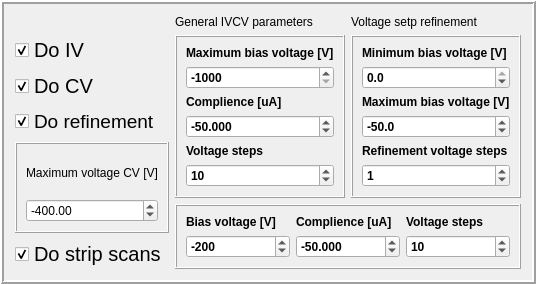
    <widget class="QFrame" name="DoIVCVframe">
     <property name="maximumSize">
      <size>
       <width>16777215</width>
       <height>16777215</height>
      </size>
     </property>
     <property name="autoFillBackground">
      <bool>false</bool>
     </property>
     <property name="styleSheet">
      <string notr="true"/>
     </property>
     <property name="frameShape">
      <enum>QFrame::Box</enum>
     </property>
     <property name="frameShadow">
      <enum>QFrame::Raised</enum>
     </property>
     <property name="lineWidth">
      <number>2</number>
     </property>
     <layout class="QGridLayout" name="gridLayout">
      <item row="0" column="1">
       <widget class="QLabel" name="general_settings_label">
        <property name="text">
         <string>General IVCV parameters</string>
        </property>
       </widget>
      </item>
      <item row="0" column="2">
       <widget class="QLabel" name="refinement_settings_label">
        <property name="text">
         <string>Voltage setp refinement</string>
        </property>
       </widget>
      </item>
      <item row="1" column="0">
       <widget class="QCheckBox" name="doIV_checkBox">
        <property name="enabled">
         <bool>true</bool>
        </property>
        <property name="font">
         <font>
          <pointsize>15</pointsize>
         </font>
        </property>
        <property name="text">
         <string>Do IV</string>
        </property>
        <property name="checked">
         <bool>true</bool>
        </property>
       </widget>
      </item>
      <item row="1" column="1" rowspan="4">
       <widget class="QFrame" name="IV_settings_settings">
        <property name="maximumSize">
         <size>
          <width>16777215</width>
          <height>16777215</height>
         </size>
        </property>
        <property name="font">
         <font>
          <weight>75</weight>
          <bold>true</bold>
          <underline>false</underline>
         </font>
        </property>
        <property name="styleSheet">
         <string notr="true"/>
        </property>
        <property name="frameShape">
         <enum>QFrame::Box</enum>
        </property>
        <property name="frameShadow">
         <enum>QFrame::Raised</enum>
        </property>
        <layout class="QVBoxLayout" name="verticalLayout_2">
         <item>
          <widget class="QLabel" name="max_voltage_label">
           <property name="text">
            <string>Maximum bias voltage [V]</string>
           </property>
          </widget>
         </item>
         <item>
          <widget class="QDoubleSpinBox" name="max_voltage">
           <property name="decimals">
            <number>0</number>
           </property>
           <property name="minimum">
            <double>-1000.000000000000000</double>
           </property>
           <property name="maximum">
            <double>0.000000000000000</double>
           </property>
           <property name="singleStep">
            <double>10.000000000000000</double>
           </property>
           <property name="value">
            <double>-1000.000000000000000</double>
           </property>
          </widget>
         </item>
         <item>
          <widget class="QLabel" name="complience_label">
           <property name="text">
            <string>Complience [uA]</string>
           </property>
          </widget>
         </item>
         <item>
          <widget class="QDoubleSpinBox" name="complience">
           <property name="decimals">
            <number>3</number>
           </property>
           <property name="minimum">
            <double>-1000.000000000000000</double>
           </property>
           <property name="maximum">
            <double>0.000000000000000</double>
           </property>
           <property name="singleStep">
            <double>0.100000000000000</double>
           </property>
           <property name="value">
            <double>-50.000000000000000</double>
           </property>
          </widget>
         </item>
         <item>
          <widget class="QLabel" name="voltages_steps_label">
           <property name="text">
            <string>Voltage steps</string>
           </property>
          </widget>
         </item>
         <item>
          <widget class="QDoubleSpinBox" name="voltage_steps">
           <property name="buttonSymbols">
            <enum>QAbstractSpinBox::UpDownArrows</enum>
           </property>
           <property name="decimals">
            <number>0</number>
           </property>
           <property name="maximum">
            <double>1000.000000000000000</double>
           </property>
           <property name="value">
            <double>10.000000000000000</double>
           </property>
          </widget>
         </item>
        </layout>
       </widget>
      </item>
      <item row="1" column="2" rowspan="4">
       <widget class="QFrame" name="Refinement_settings_label">
        <property name="maximumSize">
         <size>
          <width>16777215</width>
          <height>16777215</height>
         </size>
        </property>
        <property name="font">
         <font>
          <weight>75</weight>
          <bold>true</bold>
          <underline>false</underline>
         </font>
        </property>
        <property name="styleSheet">
         <string notr="true"/>
        </property>
        <property name="frameShape">
         <enum>QFrame::Box</enum>
        </property>
        <property name="frameShadow">
         <enum>QFrame::Raised</enum>
        </property>
        <layout class="QVBoxLayout" name="verticalLayout_3">
         <item>
          <widget class="QLabel" name="minimu_refinement_label">
           <property name="text">
            <string>Minimum bias voltage [V]</string>
           </property>
          </widget>
         </item>
         <item>
          <widget class="QDoubleSpinBox" name="min_refine_spin">
           <property name="decimals">
            <number>1</number>
           </property>
           <property name="minimum">
            <double>-1000.000000000000000</double>
           </property>
           <property name="maximum">
            <double>0.000000000000000</double>
           </property>
           <property name="singleStep">
            <double>10.000000000000000</double>
           </property>
           <property name="value">
            <double>0.000000000000000</double>
           </property>
          </widget>
         </item>
         <item>
          <widget class="QLabel" name="maximum_refinement_label">
           <property name="text">
            <string>Maximum bias voltage [V]</string>
           </property>
          </widget>
         </item>
         <item>
          <widget class="QDoubleSpinBox" name="max_refine_spin">
           <property name="decimals">
            <number>1</number>
           </property>
           <property name="minimum">
            <double>-1000.000000000000000</double>
           </property>
           <property name="maximum">
            <double>0.000000000000000</double>
           </property>
           <property name="singleStep">
            <double>10.000000000000000</double>
           </property>
           <property name="value">
            <double>-50.000000000000000</double>
           </property>
          </widget>
         </item>
         <item>
          <widget class="QLabel" name="voltages_steps_refine_label">
           <property name="text">
            <string>Refinement voltage steps</string>
           </property>
          </widget>
         </item>
         <item>
          <widget class="QDoubleSpinBox" name="refine_step_spin">
           <property name="buttonSymbols">
            <enum>QAbstractSpinBox::UpDownArrows</enum>
           </property>
           <property name="decimals">
            <number>0</number>
           </property>
           <property name="maximum">
            <double>1000.000000000000000</double>
           </property>
           <property name="value">
            <double>1.000000000000000</double>
           </property>
          </widget>
         </item>
        </layout>
       </widget>
      </item>
      <item row="2" column="0">
       <widget class="QCheckBox" name="doCV_checkBox">
        <property name="font">
         <font>
          <pointsize>15</pointsize>
         </font>
        </property>
        <property name="text">
         <string>Do CV</string>
        </property>
        <property name="checked">
         <bool>true</bool>
        </property>
       </widget>
      </item>
      <item row="3" column="0">
       <widget class="QCheckBox" name="doRef_checkBox">
        <property name="font">
         <font>
          <pointsize>14</pointsize>
         </font>
        </property>
        <property name="text">
         <string>Do refinement</string>
        </property>
        <property name="checked">
         <bool>true</bool>
        </property>
       </widget>
      </item>
      <item row="4" column="0" rowspan="2">
       <widget class="QFrame" name="frame">
        <property name="frameShape">
         <enum>QFrame::Box</enum>
        </property>
        <property name="frameShadow">
         <enum>QFrame::Raised</enum>
        </property>
        <layout class="QVBoxLayout" name="verticalLayout">
         <item>
          <widget class="QLabel" name="label">
           <property name="text">
            <string>Maximum voltage CV [V]</string>
           </property>
          </widget>
         </item>
         <item>
          <widget class="QDoubleSpinBox" name="max_voltage_CV">
           <property name="minimum">
            <double>-1000.000000000000000</double>
           </property>
           <property name="maximum">
            <double>0.000000000000000</double>
           </property>
           <property name="value">
            <double>-400.000000000000000</double>
           </property>
          </widget>
         </item>
        </layout>
       </widget>
      </item>
      <item row="5" column="1" rowspan="2" colspan="2">
       <widget class="QFrame" name="generalstripscan_label">
        <property name="maximumSize">
         <size>
          <width>16777215</width>
          <height>16777215</height>
         </size>
        </property>
        <property name="font">
         <font>
          <weight>75</weight>
          <bold>true</bold>
          <underline>false</underline>
         </font>
        </property>
        <property name="autoFillBackground">
         <bool>false</bool>
        </property>
        <property name="styleSheet">
         <string notr="true"/>
        </property>
        <property name="frameShape">
         <enum>QFrame::Box</enum>
        </property>
        <property name="frameShadow">
         <enum>QFrame::Raised</enum>
        </property>
        <layout class="QGridLayout" name="gridLayout_5">
         <item row="1" column="0">
          <widget class="QLabel" name="max_voltage_label_strip">
           <property name="text">
            <string>Bias voltage [V]</string>
           </property>
          </widget>
         </item>
         <item row="2" column="2">
          <widget class="QDoubleSpinBox" name="voltage_steps_strip">
           <property name="buttonSymbols">
            <enum>QAbstractSpinBox::UpDownArrows</enum>
           </property>
           <property name="decimals">
            <number>0</number>
           </property>
           <property name="maximum">
            <double>1000.000000000000000</double>
           </property>
           <property name="value">
            <double>10.000000000000000</double>
           </property>
          </widget>
         </item>
         <item row="2" column="0">
          <widget class="QDoubleSpinBox" name="max_voltage_strip">
           <property name="decimals">
            <number>0</number>
           </property>
           <property name="minimum">
            <double>-1000.000000000000000</double>
           </property>
           <property name="maximum">
            <double>0.000000000000000</double>
           </property>
           <property name="singleStep">
            <double>10.000000000000000</double>
           </property>
           <property name="value">
            <double>-200.000000000000000</double>
           </property>
          </widget>
         </item>
         <item row="1" column="2">
          <widget class="QLabel" name="voltages_steps_label_strip">
           <property name="text">
            <string>Voltage steps</string>
           </property>
          </widget>
         </item>
         <item row="2" column="1">
          <widget class="QDoubleSpinBox" name="complience_strip">
           <property name="decimals">
            <number>3</number>
           </property>
           <property name="minimum">
            <double>-1000.000000000000000</double>
           </property>
           <property name="maximum">
            <double>0.000000000000000</double>
           </property>
           <property name="singleStep">
            <double>0.100000000000000</double>
           </property>
           <property name="value">
            <double>-50.000000000000000</double>
           </property>
          </widget>
         </item>
         <item row="1" column="1">
          <widget class="QLabel" name="complience_label_strip">
           <property name="text">
            <string>Complience [uA]</string>
           </property>
          </widget>
         </item>
        </layout>
       </widget>
      </item>
      <item row="6" column="0">
       <widget class="QCheckBox" name="dostripscans_checkBox">
        <property name="font">
         <font>
          <pointsize>15</pointsize>
         </font>
        </property>
        <property name="text">
         <string>Do strip scans</string>
        </property>
        <property name="checked">
         <bool>true</bool>
        </property>
       </widget>
      </item>
     </layout>
    </widget>
